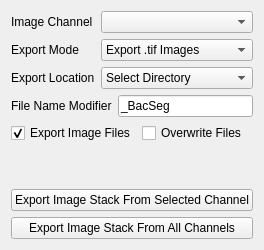
             <widget class="QWidget" name="tab_19">
              <attribute name="title">
               <string>Export Stacks</string>
              </attribute>
              <layout class="QVBoxLayout" name="verticalLayout_25">
               <item>
                <layout class="QFormLayout" name="formLayout_24">
                 <item row="0" column="0">
                  <widget class="QLabel" name="label_101">
                   <property name="text">
                    <string>Image Channel</string>
                   </property>
                  </widget>
                 </item>
                 <item row="0" column="1">
                  <widget class="QComboBox" name="export_stack_channel"/>
                 </item>
                 <item row="1" column="0">
                  <widget class="QLabel" name="label_100">
                   <property name="text">
                    <string>Export Mode</string>
                   </property>
                  </widget>
                 </item>
                 <item row="1" column="1">
                  <widget class="QComboBox" name="export_stack_mode">
                   <item>
                    <property name="text">
                     <string>Export .tif Images</string>
                    </property>
                   </item>
                   <item>
                    <property name="text">
                     <string>Export .tif Masks</string>
                    </property>
                   </item>
                  </widget>
                 </item>
                 <item row="2" column="0">
                  <widget class="QLabel" name="label_103">
                   <property name="text">
                    <string>Export Location</string>
                   </property>
                  </widget>
                 </item>
                 <item row="2" column="1">
                  <widget class="QComboBox" name="export_stack_location">
                   <property name="currentIndex">
                    <number>1</number>
                   </property>
                   <item>
                    <property name="text">
                     <string>Import Directory</string>
                    </property>
                   </item>
                   <item>
                    <property name="text">
                     <string>Select Directory</string>
                    </property>
                   </item>
                  </widget>
                 </item>
                </layout>
               </item>
               <item>
                <layout class="QFormLayout" name="formLayout_25">
                 <item row="0" column="0">
                  <widget class="QLabel" name="label_106">
                   <property name="text">
                    <string>File Name Modifier</string>
                   </property>
                  </widget>
                 </item>
                 <item row="0" column="1">
                  <widget class="QLineEdit" name="export_stack_modifier">
                   <property name="text">
                    <string>_BacSeg</string>
                   </property>
                  </widget>
                 </item>
                </layout>
               </item>
               <item>
                <layout class="QGridLayout" name="gridLayout_33">
                 <item row="0" column="0">
                  <widget class="QCheckBox" name="export_stack_image_setting">
                   <property name="text">
                    <string>Export Image Files</string>
                   </property>
                   <property name="checked">
                    <bool>true</bool>
                   </property>
                  </widget>
                 </item>
                 <item row="0" column="1">
                  <widget class="QCheckBox" name="export_stack_overwrite_setting">
                   <property name="text">
                    <string>Overwrite Files</string>
                   </property>
                  </widget>
                 </item>
                </layout>
               </item>
               <item>
                <spacer name="verticalSpacer_42">
                 <property name="orientation">
                  <enum>Qt::Vertical</enum>
                 </property>
                 <property name="sizeHint" stdset="0">
                  <size>
                   <width>20</width>
                   <height>40</height>
                  </size>
                 </property>
                </spacer>
               </item>
               <item>
                <widget class="QPushButton" name="export_stack_active">
                 <property name="text">
                  <string>Export Image Stack From Selected Channel</string>
                 </property>
                </widget>
               </item>
               <item>
                <widget class="QPushButton" name="export_stack_all">
                 <property name="text">
                  <string>Export Image Stack From All Channels</string>
                 </property>
                </widget>
               </item>
              </layout>
             </widget>
